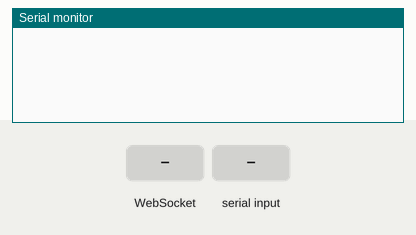
This sketch was run on a simulated ESP32. Parts: the last lines printed to the serial monitor. Inputs (shaded band) come from the test bench. WiFi joins after 1.5 s; servers stay silent unless stated.

Above: at 1.5 s.
1.6 s: WebSocket text "ACK:START" received
At 3.21 s:
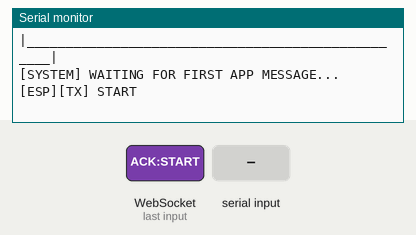
3.3 s: "ACK:START\n" received over the second serial link
At 3.8 s:
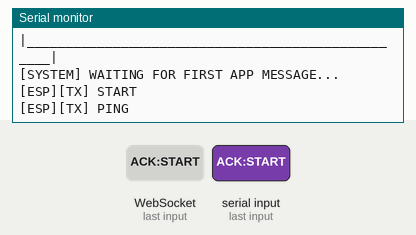
6.3 s: WebSocket text "NOT_READY" received
At 7.1 s:
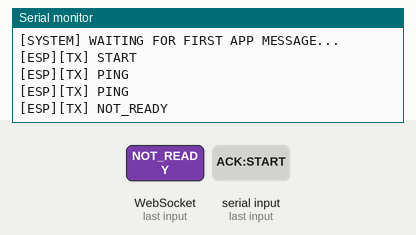
7.8 s: WebSocket text "ABS_GOAL:" received
At 8.4 s:
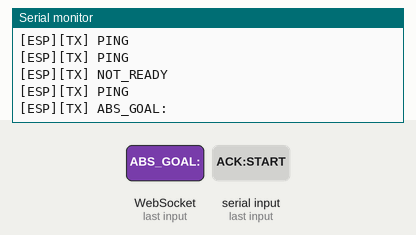
9.3 s: WebSocket text "INV_CFG:" received
10.8 s: WebSocket text "GOAL:" received
At 11.9 s:
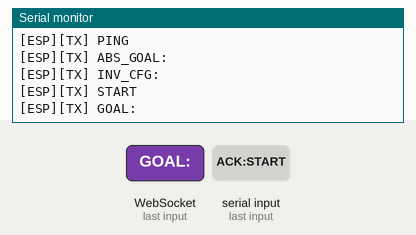

Measured:
- after the input at 1.6 s, the serial monitor: prints a new line after 0.20 s (image 1)
- after the input at 3.3 s, the serial monitor: prints a new line at once (image 2)
- after the input at 6.3 s, the serial monitor: prints a new line at once (image 3)
- after the input at 7.8 s, the serial monitor: prints a new line at once (image 4)
- after the input at 10.8 s, the serial monitor: prints a new line at once (image 5)

The sketch:

esp.ino
```cpp
// =============================================================
// esp/esp.ino - ESP32 DOIT DEVKIT V1 firmware
// Role: WiFi + WebSocket endpoint for custom MobileAPP,
//       UART master to Mega 2560
// UART2: RX2 = GPIO16, TX2 = GPIO17
// =============================================================

#include <WiFi.h>
#include <WebSocketsServer.h>

// --- WiFi credentials (DHCP Mode) ---
static const char WIFI_SSID[] = "WE_B66E60";
static const char WIFI_PASS[] = "e48a22b3";

// --- ESP32 app socket ---
constexpr uint16_t APP_WS_PORT = 81;
WebSocketsServer appWs(APP_WS_PORT);

// --- UART2 to Mega ---
constexpr int UART2_RX_PIN = 16; // Restored to GPIO 16
constexpr int UART2_TX_PIN = 17;
constexpr unsigned long UART_BAUD = 115200;
constexpr size_t UART_LINE_MAX = 96;

// --- Protocol tokens (UART to Mega) ---
constexpr const char* CMD_START = "START";
constexpr const char* CMD_STOP = "STOP";
constexpr const char* CMD_HORN = "HORN";
constexpr const char* CMD_SPD_PREFIX = "SPD:";
constexpr const char* CMD_WSPD_PREFIX = "WSPD:";  // Individual wheel: WSPD:FL:RL:FR:RR
constexpr const char* CMD_MAX_SPD_PREFIX = "MAX_SPD:";
constexpr const char* CMD_AUTO_ON = "AUTO_ON";
constexpr const char* CMD_AUTO_OFF = "AUTO_OFF";
constexpr const char* CMD_AUTO_CFG_PREFIX = "AUTO_CFG:";
constexpr const char* CMD_ALIGN = "ALIGN";
constexpr const char* CMD_MPU_ON = "MPU_ON";
constexpr const char* CMD_MPU_OFF = "MPU_OFF";
constexpr const char* CMD_MPU_REQ = "MPU_REQ";
constexpr const char* CMD_MPU_CFG_PREFIX = "MPU_CFG:";
constexpr const char* CMD_WARN_DIST_PREFIX = "WARN_DIST:";
constexpr const char* CMD_INV_CFG_PREFIX = "INV_CFG:";
constexpr const char* CMD_DIAG_START = "DIAG_START";

// --- Protocol tokens (Mega feedback) ---
constexpr const char* MSG_RDY = "RDY";
constexpr const char* MSG_RPM_PREFIX = "RPM:";
constexpr const char* MSG_DIST_PREFIX = "DIST:";
constexpr const char* MSG_ERR_PREFIX = "ERR:";
constexpr const char* MSG_ACK_PREFIX = "ACK:";
constexpr const char* MSG_AUTO_STAT_PREFIX = "AUTO_STAT:";
constexpr const char* MSG_AUTO_EVT_PREFIX = "AUTO_EVT:";
constexpr const char* MSG_MPU_PREFIX = "MPU:";

// --- Timing ---
constexpr unsigned long START_RETRY_INTERVAL_MS = 3000;
constexpr unsigned long MEGA_SILENCE_TIMEOUT_MS = 6000;
constexpr unsigned long ASSUMED_RDY_TIMEOUT_MS = 15000;
constexpr unsigned long WIFI_RETRY_INTERVAL_MS = 5000;
constexpr bool ENABLE_STATE_LOG = false;

// =============================================================
// State machine
// =============================================================
enum class EspState : uint8_t {
  OFF = 0,
  INITIALIZATION,
  IDLE,
  RUNNING,
};

static EspState espState = EspState::OFF;
static bool appConnected = false;

static void setState(EspState next) {
  if (espState == next) return;
  espState = next;
  if (ENABLE_STATE_LOG && appConnected) {
    Serial.printf("[ESP][STATE] %s\n", (next == EspState::RUNNING) ? "RUNNING" : (next == EspState::IDLE) ? "IDLE" : "INIT");
  }
}

static bool isRunning() {
  return espState == EspState::RUNNING;
}

// =============================================================
// UART receive buffer
// =============================================================
static String megaLine;
static bool megaOverflow = false;

// =============================================================
// Cached telemetry and diagnostics
// =============================================================
static int lastRpmLeft = 0, lastRpmRight = 0;
static int lastDistLeft = 0, lastDistFront = 0, lastDistRight = 0, lastDistRear = 0;

static unsigned long lastStartMs = 0;
static unsigned long firstStartMs = 0;
static unsigned long lastMegaRxMs = 0;
static unsigned long lastWifiRetryMs = 0;
static unsigned long lastHeartbeatMs = 0;

static uint32_t txLines = 0, rxLines = 0, errLines = 0;
static int pendingMaxSpeed = -1;
static bool ipLoggedAfterConnect = false;

static void printNetworkIdentity(const char* tag) {
  Serial.println();
  Serial.println(F(" __________________________________________________ "));
  Serial.println(F("|                                                  |"));
  Serial.println(F("|     _    ____     _    ____                      |"));
  Serial.println(F("|    / \\  / ___|   / \\  |  _ \\                     |"));
  Serial.println(F("|   / _ \\ \\___ \\  / _ \\ | |_) |                    |"));
  Serial.println(F("|  / ___ \\ ___) |/ ___ \\|  _ <                     |"));
  Serial.println(F("| /_/   \\_\\____//_/   \\_\\_| \\_\\                    |"));
  Serial.println(F("|                                                  |"));
  Serial.println(F("|======= ESP32 DUAL-TOPOLOGY GATEWAY READY ========|"));
  Serial.println(F("|                                                  |"));
  Serial.print(F("|  [DIRECT MODE] URL: ws://"));

  // Format local IP space to fit neatly inside the ASCII borders (explicit String cast to prevent character coercion)
  String directUrl = WiFi.localIP().toString() + ":" + String(APP_WS_PORT);
  int padDirect = 26 - directUrl.length();
  Serial.print(directUrl);
  for (int i = 0; i < padDirect; i++) Serial.print(' ');
  Serial.println(F(" |"));

  Serial.print(F("|  [RELAY MODE]  IP:  "));
  String localIp = WiFi.localIP().toString();
  int padLocal = 29 - localIp.length();
  Serial.print(localIp);
  for (int i = 0; i < padLocal; i++) Serial.print(' ');
  Serial.println(F(" |"));

  Serial.println(F("|__________________________________________________|"));
  Serial.println();
  Serial.println(F("[SYSTEM] WAITING FOR FIRST APP MESSAGE..."));
  Serial.println();
}

// =============================================================
// Helpers
// =============================================================
static String normalizeMegaLine(const String& raw) {
  String out = "";
  for (size_t i = 0; i < raw.length(); ++i) {
    if (raw[i] >= 32 && raw[i] <= 126) out += raw[i];
  }
  out.trim();
  return out;
}

static void sendMega(const String& msg) {
  Serial2.println(msg);
  txLines++;
  if (appConnected) {
    Serial.print(F("[ESP][TX] "));
    Serial.println(msg);
  }
}

static void sendWsToClient(uint8_t clientId, const String& frame) {
  appWs.sendTXT(clientId, frame + "\n");
}

static void broadcastWs(const String& frame) {
  appWs.broadcastTXT(frame + "\n");
}

static bool parseIntToken(const String& token, int& out) {
  if (token.length() == 0) return false;
  out = token.toInt();
  return true;
}

static void handleMegaLine(const String& line) {
  const String normalized = normalizeMegaLine(line);
  if (normalized.length() == 0) return;

  lastMegaRxMs = millis();
  rxLines++;

  if (normalized == MSG_RDY || normalized.startsWith("ACK:START")) {
    setState(EspState::RUNNING);
    broadcastWs(MSG_RDY);
    if (pendingMaxSpeed >= 0) sendMega(String(CMD_MAX_SPD_PREFIX) + pendingMaxSpeed);
    return;
  }

  if (normalized.startsWith(MSG_DIST_PREFIX)) {
    int start = 5;
    int values[4] = {0, 0, 0, 0};
    bool ok = true;
    for (int i = 0; i < 4; ++i) {
      int sep = normalized.indexOf(':', start);
      String token = (sep >= 0) ? normalized.substring(start, sep) : normalized.substring(start);
      if (!parseIntToken(token, values[i])) { ok = false; break; }
      start = sep + 1;
    }
    if (ok) {
      lastDistLeft = values[0]; lastDistFront = values[1];
      lastDistRight = values[2]; lastDistRear = values[3];
    }
  }

  if (normalized.startsWith(MSG_ERR_PREFIX)) {
    errLines++;
    if (normalized.substring(4) == "NOT_READY") setState(EspState::IDLE);
  }

  broadcastWs(normalized);
}

static void readMegaUart() {
  while (Serial2.available() > 0) {
    const char c = static_cast<char>(Serial2.read());
    if (c == '\r') continue;
    if (c == '\n') {
      if (megaOverflow) { megaOverflow = false; megaLine = ""; continue; }
      if (megaLine.length() > 0) { handleMegaLine(megaLine); megaLine = ""; }
      continue;
    }
    if (megaOverflow) continue;
    if (megaLine.length() < UART_LINE_MAX) megaLine += c;
    else megaOverflow = true;
  }
}

static int lastSpdLeft = 0;
static int lastSpdRight = 0;

static void handleRobotCommandFromApp(const String& line, uint8_t clientId) {
  if (line == CMD_START) {
    if (!isRunning()) { setState(EspState::IDLE); firstStartMs = 0; }
    sendMega(CMD_START);
    sendWsToClient(clientId, "ACK:START_PENDING");
    return;
  }
  if (line == CMD_DIAG_START) {
    sendMega(line);

    bool wifiOk = (WiFi.status() == WL_CONNECTED);
    long rssi = WiFi.RSSI();
    uint32_t heap = ESP.getFreeHeap();

    String espDiagResult = "DIAG_ESP:";
    espDiagResult += wifiOk ? "WIFI=OK" : "WIFI=FAIL";
    espDiagResult += ":RSSI=";
    espDiagResult += String(rssi);
    espDiagResult += "dBm:HEAP=";
    espDiagResult += String(heap / 1024);
    espDiagResult += "KB";

    sendWsToClient(clientId, espDiagResult);
    return;
  }
  if (line.startsWith(CMD_MAX_SPD_PREFIX)) {
    int val = line.substring(8).toInt();
    if (val >= 0 && val <= 255) { pendingMaxSpeed = val; sendMega(line); }
    return;
  }
  if (line == CMD_MPU_ON || line == CMD_MPU_OFF || line == CMD_MPU_REQ || line.startsWith(CMD_MPU_CFG_PREFIX) || line.startsWith(CMD_AUTO_CFG_PREFIX) || line.startsWith(CMD_WARN_DIST_PREFIX) || line.startsWith("ABS_GOAL:") || line.startsWith("INV_CFG:")) {
    sendMega(line);
    return;
  }
  if (line.startsWith("GOAL:")) {
    sendMega(line);
    return;
  }
  if (line == CMD_STOP) {
    sendMega(CMD_STOP);
    sendWsToClient(clientId, "ACK:STOP");
    lastSpdLeft = 0;
    lastSpdRight = 0;
    return;
  }
  if (line.startsWith(CMD_WSPD_PREFIX)) {
    // Per-wheel command: relay directly to Mega, no throttling needed
    sendMega(line);
    return;
  }
  if (line.startsWith(CMD_SPD_PREFIX)) {
    int firstColon = line.indexOf(':', 4);
    if (firstColon > 0) {
      int left = line.substring(4, firstColon).toInt();
      int right = line.substring(firstColon + 1).toInt();
      if (left == 0 && right == 0) {
        sendMega(line);
        lastSpdLeft = 0;
        lastSpdRight = 0;
        return;
      }
      if (abs(left - lastSpdLeft) > 3 || abs(right - lastSpdRight) > 3) {
        sendMega(line);
        lastSpdLeft = left;
        lastSpdRight = right;
      }
      return;
    }
  }

  if (!isRunning()) {
    sendMega(CMD_START);
    sendMega(line);
    sendWsToClient(clientId, "ACK:QUEUED_WAITING_RDY");
    return;
  }
  sendMega(line);
}

static bool firstAppMessageReceived = false;

static void onAppWsEvent(uint8_t clientId, WStype_t type, uint8_t* payload, size_t length) {
  if (type == WStype_CONNECTED) {
    appConnected = true;
    sendWsToClient(clientId, isRunning() ? MSG_RDY : "ACK:CONNECTED");
  } else if (type == WStype_TEXT) {
    String text = "";
    for (size_t i = 0; i < length; ++i) text += static_cast<char>(payload[i]);
    text.trim();
    if (text.length() > 0) {
      if (!firstAppMessageReceived) {
        Serial.println();
        Serial.println(F("=================================================="));
        Serial.print(F("[SUCCESS] CLIENT HANDSHAKE RECEIVED: "));
        Serial.println(text);
        Serial.println(F("=================================================="));
        Serial.println();
        firstAppMessageReceived = true;
      }
      handleRobotCommandFromApp(text, clientId);
    }
  }
}

void setup() {
  Serial.begin(115200);
  delay(300);
  Serial2.begin(UART_BAUD, SERIAL_8N1, UART2_RX_PIN, UART2_TX_PIN);

  // DHCP mode is used automatically on Wi-Fi connection (WiFi.config bypassed)

  WiFi.mode(WIFI_STA);
  WiFi.begin(WIFI_SSID, WIFI_PASS);
  appWs.begin();
  appWs.onEvent(onAppWsEvent);
  setState(EspState::IDLE);
}

void loop() {
  appWs.loop();
  if (WiFi.status() == WL_CONNECTED) {
    if (!ipLoggedAfterConnect) {
      printNetworkIdentity("Connected");
      ipLoggedAfterConnect = true;
    }
  } else {
    ipLoggedAfterConnect = false;
  }
  readMegaUart();
  if (isRunning() && lastMegaRxMs > 0 && millis() - lastMegaRxMs > MEGA_SILENCE_TIMEOUT_MS) {
    setState(EspState::IDLE);
    firstStartMs = 0; // Reset first start timer so we retry from scratch!
  }

  if (isRunning() && lastMegaRxMs == 0 && rxLines == 0 && firstStartMs > 0 && millis() - firstStartMs > 30000) {
    // Handshake recovery: we assumed ready blindly but after 30s we still have received zero serial bytes.
    // Drop back to IDLE to retry sending START handshake to the Mega AVR core.
    setState(EspState::IDLE);
    firstStartMs = 0;
  }

  // Master-slave keep-alive heartbeat ping every 2000ms
  if (appConnected && isRunning() && millis() - lastHeartbeatMs >= 2000) {
    lastHeartbeatMs = millis();
    sendMega("PING");
  }

  if (espState == EspState::IDLE && millis() - lastStartMs >= START_RETRY_INTERVAL_MS) {
    if (firstStartMs == 0) firstStartMs = millis();
    lastStartMs = millis();
    sendMega(CMD_START);
    if (rxLines == 0 && millis() - firstStartMs > ASSUMED_RDY_TIMEOUT_MS) {
      setState(EspState::RUNNING);
      broadcastWs(MSG_RDY);
    }
  }
}
```
